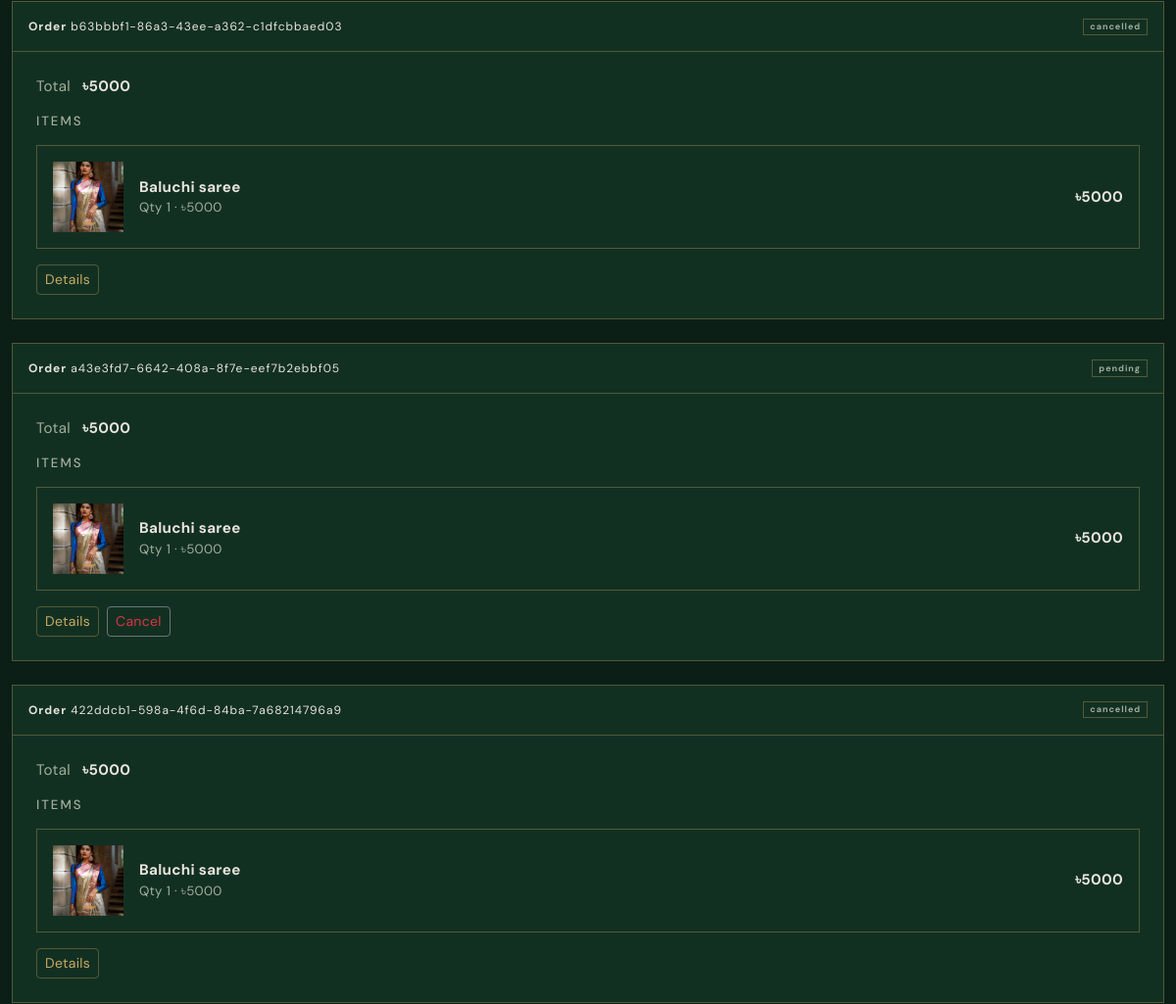
The app's page /orders/my-orders/ (signed in, middle part), older data.
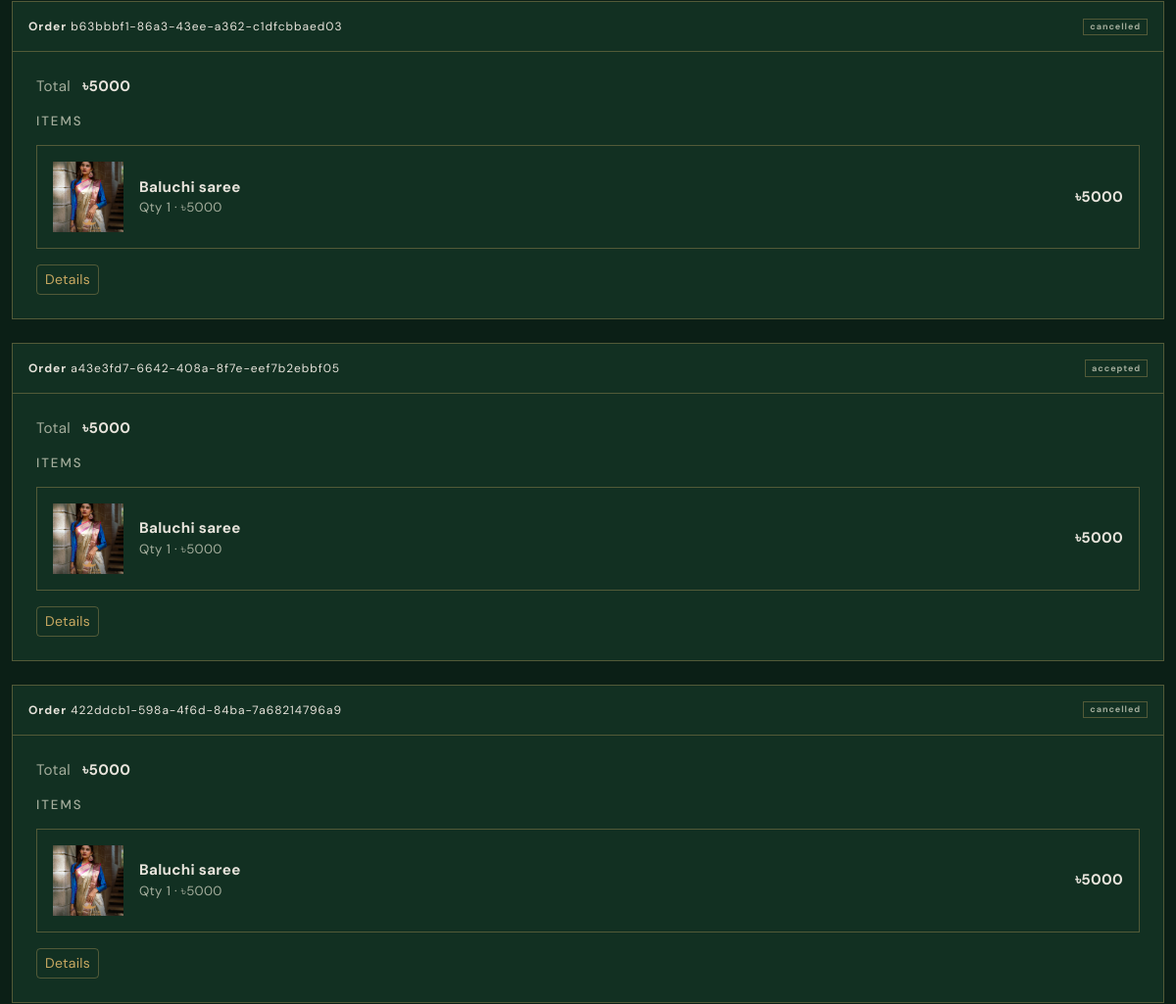
The same page, newer data.
### orders/models.py (models this page shows, shortened)
class Order(BaseModel):
    user = models.ForeignKey(User, on_delete=models.CASCADE)
    total_price = models.IntegerField()
    STATUS_CHOICES = (
        ('pending', 'Pending'),
        ('paid', 'Paid'),
        ('failed', 'Failed'),
        ('accepted', 'Accepted'),
        ('rejected', 'Rejected'),
        ('shipped', 'Shipped'),
        ('delivered', 'Delivered'),
        ('cancelled', 'Cancelled'),
    )
    status = models.CharField(max_length=20, choices=STATUS_CHOICES, default='pending')
    address = models.TextField()
    phone = models.CharField(max_length=15)
    transaction_id = models.CharField(max_length=100, null=True, blank=True)
    payment_method = models.CharField(max_length=50, default='bKash')
    sender_number = models.CharField(max_length=15, null=True, blank=True)
    inventory_committed = models.BooleanField(
        default=False,
        help_text="True when stock has been deducted for this order.",
    )

class OrderItem(BaseModel):
    order = models.ForeignKey(Order, on_delete=models.CASCADE, related_name="order_items")
    product = models.ForeignKey(Product, on_delete=models.CASCADE)
    quantity = models.IntegerField()
    price = models.IntegerField()  # price at purchase time
    STATUS_CHOICES = (
        ('pending', 'Pending'),
        ('accepted', 'Accepted'),
        ('rejected', 'Rejected'),
        ('shipped', 'Shipped'),
        ('delivered', 'Delivered'),
    )
    status = models.CharField(max_length=20, choices=STATUS_CHOICES, default='pending')
    def get_total_price(self):
        return self.price * self.quantity

### products/models.py (models this page shows, shortened)
class Product(BaseModel):
    product_name = models.CharField(max_length=100)
    slug = models.SlugField(unique=True  , null=True , blank=True)
    category = models.ForeignKey(Category , on_delete=models.CASCADE , related_name="products")
    price = models.IntegerField()
    product_description = models.TextField()
    stock = models.PositiveIntegerField(
        default=0,
        help_text="Units available. 0 = out of stock.",
    )
    color_variant = models.ManyToManyField(ColorVariant , blank=True)
    size_variant = models.ManyToManyField(SizeVariant , blank=True)

class ProductImage(BaseModel):
    product = models.ForeignKey(Product , on_delete=models.CASCADE , related_name="product_images")
    image =  models.ImageField(upload_to="product")

### orders/views.py (the view)
# urls.py: path("my-orders/", views.my_orders, name="my-orders"),
@login_required(login_url="login")
def my_orders(request):
    orders = Order.objects.filter(user=request.user).order_by("-created_at")
    return render(request, "my_orders.html", {"orders": orders})

### orders/templates/my_orders.html (shortened to what this page needs)
{% extends "base.html" %}
{% block content %}
{% for order in orders %}
<div class="card luxury-order-card mb-4">
  <div class="card-header d-flex flex-wrap justify-content-between align-items-center py-3">
    <span><strong class="text-lux-muted">Order</strong> {{ order.uid }}</span>
    <span class="badge rounded-0 border border-lux text-lux-muted">{{ order.status }}</span>
  </div>
  <div class="card-body p-4">
    <p class="mb-3"><span class="text-lux-muted">Total</span> <strong class="ms-2">৳{{ order.total_price }}</strong></p>
    <h6 class="small text-uppercase text-lux-muted mb-3" style="letter-spacing:0.15em;">Items</h6>
    {% for item in order.order_items.all %}
    <div class="d-flex align-items-center border border-lux p-3 mb-3">
      {% if item.product.product_images.first %}
      <img src="{{ item.product.product_images.first.image.url }}" width="72" height="72" class="me-3 object-fit-cover" style="object-fit:cover;" alt="">
      {% endif %}
      <div class="flex-grow-1">
        <strong>{{ item.product.product_name }}</strong>
        <div class="small text-lux-muted">Qty {{ item.quantity }} · ৳{{ item.price }}</div>
      </div>
      <div><strong>৳{{ item.get_total_price }}</strong></div>
    </div>
    {% endfor %}
    <div class="d-flex flex-wrap gap-2 mt-3">
      <a href="{% url 'order-detail' order.uid %}" class="btn btn-sm btn-outline-lux">Details</a>
        {% if order.status == 'pending' %}
      <a href="{% url 'cancel-order' order.uid %}" class="btn btn-sm btn-outline-danger border-secondary text-danger"
         onclick="return confirm('Cancel this order?');">Cancel</a>
      {% endif %}
    </div>
  </div>
</div>
{% empty %}
<div class="text-center text-lux-muted py-5">
  <p class="mb-0">No orders yet.</p>
  <a href="{% url 'index' %}" class="btn btn-outline-lux mt-3">Browse collection</a>
</div>
{% endfor %}
{% endblock %}

### templates/base.html (shortened to what this page needs)
{% load static %}
<!DOCTYPE html>
<html lang="en">
<head>
    <link href="https://cdn.jsdelivr.net/npm/bootstrap@5.3.3/dist/css/bootstrap.min.css" rel="stylesheet">
    <link href="{% static 'css/luxury.css' %}?v=4" rel="stylesheet">
</head>
<body class="luxury-body">
<main class="luxury-main">
    <div class="container py-4 luxury-content">
        {% block content %}{% endblock %}
    </div>
</main>
</body>
</html>

### home/static/css/luxury.css (style rules this page uses)
:root { --lux-bg: #0b1f16; --lux-bg-elevated: #123022; --lux-border: rgba(201, 169, 98, 0.35); --lux-gold: #c9a962; --lux-gold-dim: #9a7b3c; --lux-cream: #e8e4dc; --lux-muted: #a4ad9c; --lux-font-serif: "Cormorant Garamond", "Times New Roman", serif; --lux-font-sans: "DM Sans", system-ui, sans-serif; }
.luxury-body { background-color: var(--lux-bg); color: var(--lux-cream); }
.btn-outline-lux { border-color: var(--lux-border); color: var(--lux-cream); background: transparent; }
.luxury-body { background-color: var(--lux-bg); color: var(--lux-cream); font-family: var(--lux-font-sans); font-size: 0.95rem; letter-spacing: 0.02em; min-height: 100vh; display: flex; flex-direction: column; }
.luxury-body a { color: var(--lux-gold); text-decoration: none; transition: color 0.2s ease, opacity 0.2s ease; }
.luxury-main { flex: 1 0 auto; }
.luxury-content { max-width: 1320px; }
.luxury-order-card { background: var(--lux-bg-elevated); border: 1px solid var(--lux-border); border-radius: 0; }
.luxury-order-card .card-header { background: transparent; border-bottom: 1px solid var(--lux-border); font-size: 0.75rem; letter-spacing: 0.08em; }
.border-lux { border-color: var(--lux-border) !important; }
.luxury-body ::placeholder { color: rgba(255, 255, 255, 0.55) !important; opacity: 1; }

Row changes from the older to the newer data that the page shows:
changed Order "a43e3fd7-6642-408a-8f7e-eef7b2ebbf05": status "pending" → "accepted"; no longer shows "Cancel"
